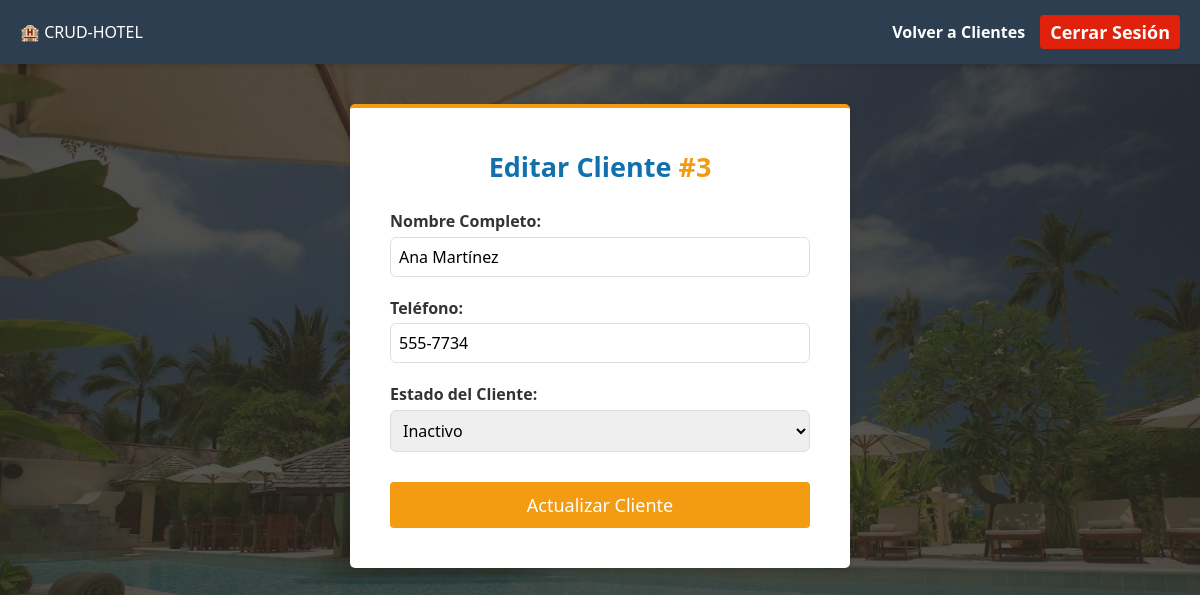
The page /views/clientes/editar_cliente.php?id=3 (signed in) on the database its author committed.
### tables this page shows
CREATE TABLE clientes (
    id_cliente INT AUTO_INCREMENT PRIMARY KEY,
    nombre_completo VARCHAR(100) NOT NULL,
    telefono VARCHAR(20) NOT NULL,
    estado ENUM('Activo', 'Inactivo') DEFAULT 'Activo'
);

### views/clientes/editar_cliente.php (the view, shortened to what this page needs)
<?php
$id_editar = intval($_GET['id']);
$database = new Conexion();
$db = $database->obtenerConexion();
$stmt = $db->prepare("SELECT * FROM clientes WHERE id_cliente = :id");
$stmt->bindParam(':id', $id_editar);
$stmt->execute();
$cliente = $stmt->fetch(PDO::FETCH_ASSOC);
?>
<!DOCTYPE html>
<html lang="es">
<head>
    <link rel="stylesheet" href="../../css/global.css">
    <link rel="stylesheet" href="../../css/login.css">
</head>
<body>
    <nav class="navbar">
        <div class="logo">🏨 CRUD-HOTEL</div>
        <div class="nav-links">
            <a href="../clientes/clientes.php">Volver a Clientes</a>
            <a href="../../php/auth/logout.php" class="btn btn-danger" style="padding: 5px 10px;">Cerrar Sesión</a>
        </div>
    </nav>
    <div class="login-container" style="max-width: 500px; margin-top: 40px; border-top: 4px solid #f39c12;">
        <h2 style="margin-bottom: 25px;">Editar Cliente <span style="color:#f39c12;">#<?php echo $cliente['id_cliente']; ?></span></h2>
        <form action="../../php/clientes/actualizar_cliente.php" method="POST">
            <div class="form-group">
                <label for="nombre">Nombre Completo:</label>
                <input type="text" id="nombre" name="nombre_completo" value="<?php echo htmlspecialchars($cliente['nombre_completo']); ?>" required>
            </div>
            <div class="form-group">
                <label for="telefono">Teléfono:</label>
                <input type="text" id="telefono" name="telefono" value="<?php echo htmlspecialchars($cliente['telefono']); ?>" required>
            </div>
            <div class="form-group">
                <label for="estado">Estado del Cliente:</label>
                <select id="estado" name="estado" required>
                    <option value="Inactivo" <?php echo ($cliente['estado'] == 'Inactivo') ? 'selected' : ''; ?>>Inactivo</option>
                </select>
            </div>
            <button type="submit" class="btn btn-primary" style="width: 100%; margin-top: 10px; background-color: #f39c12;">Actualizar Cliente</button>
        </form>
    </div>
</body>
</html>

### css/global.css (style rules this page uses)
* { margin: 0; padding: 0; box-sizing: border-box; font-family: 'Segoe UI', Tahoma, Geneva, Verdana, sans-serif; }
body { background-color: #f4f6f9; color: #333; display: flex; flex-direction: column; min-height: 100vh; }
.navbar { background: #2c3e50; color: #fff; padding: 15px 20px; display: flex; justify-content: space-between; align-items: center; box-shadow: 0 2px 4px rgba(0,0,0,0.1); }
.navbar .nav-links { display: flex; gap: 15px; align-items: center; }
.navbar a { color: #fff; text-decoration: none; font-weight: 600; }
.btn { display: inline-block; padding: 11px 15px; border: none; border-radius: 4px; cursor: pointer; font-size: 18px; text-align: center; text-decoration: none; transition: background 0.3s; }
.btn-primary { background: #1170ae; color: #fff !important; }
.btn-danger { background: #e0210c; color: #fff !important; }

### css/login.css (style rules this page uses)
body { margin: 0; padding: 0; min-height: 100vh; background-image: url("../img/fondo.jpg"); background-size: cover; background-position: center; background-repeat: no-repeat; position: relative; }
body::before { content: ""; position: fixed; inset: 0; background: #201e1e8c; z-index: -1; }
.login-container { width: 100%; max-width: 410px; margin: 160px auto; background: #fff; padding: 40px; border-radius: 5px; box-shadow: 0 4px 6px #0000001a; }
.login-container h2 { text-align: center; margin-bottom: 30px; color: #1170ae; font-size: 27px; }
.form-group { margin-bottom: 20px; }
.form-group label { display: block; margin-bottom: 4.5px; font-weight: 600; }
.form-group input, .form-group select { width: 100%; padding: 8px; border: 1px solid #ddd; border-radius: 6px; font-size: 16px; }

### rows shown on the page
clientes: id_cliente "3", nombre_completo "Ana Martínez", telefono "555-7734", estado "Inactivo"
